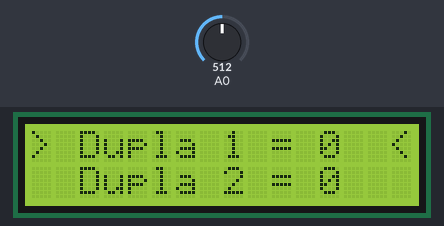
This sketch was run on a simulated Arduino Uno, built with avr-gcc and run on an emulated ATmega328P. On the bench: 16×2 character LCD. Inputs (shaded band) come from the test bench; at power-on: A0 = 512.

Above: at 1.2 s.
1.3 s: A0 set to 546
2.8 s: A0 set to 567
5.0 s: A0 set to 370
At 5.6 s:
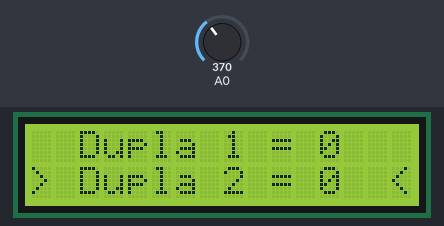
6.8 s: A0 set to 208
8.4 s: A0 set to 186
At 8.9 s:
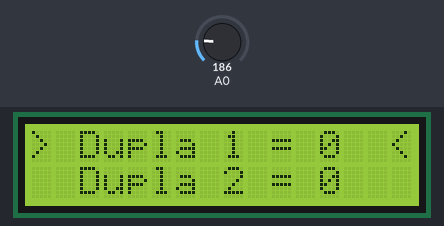
10.1 s: A0 set to 55
11.6 s: A0 set to 46
At 15.0 s:
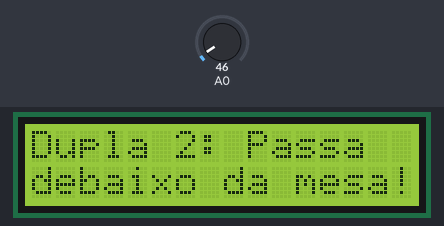
Timing chart, 0 to 15.6 s (numbered marks = the images above; inputs shaded):
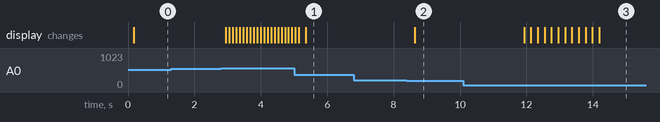

Measured:
- the behaviour switches between 195 and 194 on A0 (found by bisection; images 1 and 2)
- the behaviour switches between 50 and 49 on A0 (found by bisection; images 2 and 3)
- after the input at 1.3 s, every drawn part: stays the same
- after the input at 6.8 s, every drawn part: stays the same
- after the input at 8.4 s, the display: changes after 0.24 s (image 2)
- after the input at 10.1 s, every drawn part: stays the same
- after the input at 11.6 s, the display: first changes after 0.33 s (image 3 shows a later state)

The sketch:

contador_truco.ino
```cpp
/*******************************************************
        Contador marcador para jogo de Truco

        Rodrigo Feliciano (www.pakequis.com.br)
                   Novembro de 2015
ATENCAO: Utiliza o shield de LCD 2x16 com teclado!!!
********************************************************/
#include <LiquidCrystal.h>

// select the pins used on the LCD panel
LiquidCrystal lcd(8, 9, 4, 5, 6, 7);

// define some values used by the panel and buttons
int lcd_key     = 0;
int adc_key_in  = 0;
#define btnRIGHT  0
#define btnUP     1
#define btnDOWN   2
#define btnLEFT   3
#define btnSELECT 4
#define btnNONE   5

//variaveis...
int dupla1 = 0; 	//Pontos da dupla 1
int dupla2 = 0;		//Pontos da dupla 2
int l_select = 0;	//selecao de linha

// read the buttons
int read_LCD_buttons()
{
	adc_key_in = analogRead(0);      // read the value from the sensor

	if (adc_key_in > 1000) return btnNONE; // We make this the 1st option for speed reasons since it will be the most likely result
	// For V1.1 us this threshold
	//if (adc_key_in < 50)   return btnRIGHT;
	//if (adc_key_in < 250)  return btnUP;
	//if (adc_key_in < 450)  return btnDOWN;
	//if (adc_key_in < 650)  return btnLEFT;
	//if (adc_key_in < 850)  return btnSELECT;

	//Meu Shield eh versao 1.0
	if (adc_key_in < 50)   return btnRIGHT;
	if (adc_key_in < 195)  return btnUP;
	if (adc_key_in < 380)  return btnDOWN;
	if (adc_key_in < 555)  return btnLEFT;
	if (adc_key_in < 790)  return btnSELECT;

	return btnNONE;  // when all others fail, return this...
}

void setup()
{
	lcd.begin(16, 2);
	lcd.setCursor(0,0);
}

void loop()
{
	delay(100);

	//Tela do contador
	lcd.setCursor(0,0);
	lcd.print("  Dupla 1 = ");
	lcd.setCursor(0,1);
	lcd.print("  Dupla 2 = ");

	lcd.setCursor(12,0);
	lcd.print(dupla1);	//Mostra pontos da dupla 1
	lcd.print(" ");
	lcd.setCursor(12,1);
	lcd.print(dupla2);	//Mostra pontos da dupla 2
	lcd.print(" ");

	//Qual contador estah selecionado
	if(!l_select)
	{
		lcd.setCursor(0,0);
		lcd.print(">");
		lcd.setCursor(15,0);
		lcd.print("<");
		lcd.setCursor(0,1);
		lcd.print(" ");
		lcd.setCursor(15,1);
		lcd.print(" ");
	}else
	{
		lcd.setCursor(0,0);
		lcd.print(" ");
		lcd.setCursor(15,0);
		lcd.print(" ");
		lcd.setCursor(0,1);
		lcd.print(">");
		lcd.setCursor(15,1);
		lcd.print("<");
	}

	//Condicao 12/0: Regra do truco de churraso
	//onde o perdedor tem que passar debaixo da mesa
	if((dupla1 == 12) && (dupla2 == 0))
	{
		lcd.setCursor(0,0);
		lcd.print("Dupla 2: Passa  ");
		lcd.setCursor(0,1);
		lcd.print("debaixo da mesa!");
		dupla1 = 0;
		dupla2 = 0;
		l_select = 0;
		while(read_LCD_buttons() != btnSELECT)
		{
			//espera a tecla ser pressionada
		}
	}
	//Condicao 12/0: Regra do truco de churraso
	//onde o perdedor tem que passar debaixo da mesa
	if ((dupla1 == 0) && (dupla2 == 12))
	{
		lcd.setCursor(0,0);
		lcd.print("Dupla 1: Passa  ");
		lcd.setCursor(0,1);
		lcd.print("debaixo da mesa!");
		dupla1 = 0;
		dupla2 = 0;
		l_select = 0;
		while (read_LCD_buttons() != btnSELECT)
		{
			//espera a tecla ser pressioanada
		}
	}

	//Dupla 1 chegou a 12
	if ((dupla1 == 12) && (dupla2 > 0))
	{
		dupla1 = 0;
		dupla2 = 0;
		l_select = 0;
		lcd.setCursor(0,0);
		lcd.print("Dupla 1: Ganhou!");
		lcd.setCursor(0,1);
		lcd.print("Dupla 2: Perdeu!");
		while(read_LCD_buttons() != btnSELECT)
		{
			//espera a tecla ser pressionada
		}
	}

	//Dupla 2 chegou a 12
	if ((dupla1 > 0) && (dupla2 == 12))
	{
		dupla1 = 0;
		dupla2 = 0;
		l_select = 0;
		lcd.setCursor(0,0);
		lcd.print("Dupla 2: Ganhou!");
		lcd.setCursor(0,1);
		lcd.print("Dupla 1: Perdeu!");
		while(read_LCD_buttons() != btnSELECT)
		{
			//espera a tecla ser pressionada
		}
	}

	lcd_key = read_LCD_buttons();

	//Atualizacao de variaveis quando uma
	//tecla for pressionada
	switch (lcd_key)
	{
		case btnRIGHT:
		{
			if(!l_select)
			{
				if(dupla1 < 12) dupla1++;	//soma 1 ponto para a dupla 1
			}else
			{
				if(dupla2 < 12) dupla2++;	//soma 1 ponto para a dupla 2
			}
			delay(100);
			break;
		}
   		case btnLEFT:
   			{
   				if(!l_select)
   				{
   					if(dupla1) dupla1--;	//diminui 1 ponto para a dupla 1
   				}else
   				{
   					if(dupla2) dupla2--;	//diminui 1 ponto para a dupla 2
   				}
   				delay(100);
   				break;
   			}
   		case btnUP:
   		{
   			if(l_select) l_select--;	//vai para a primeira linha
   			delay(100);
   			break;
   		}
   		case btnDOWN:
   		{
   			if(!l_select) l_select++;	//vai para a segunda linha
   			delay(100);
   			break;
   		}
		//zera os contadores e limpa o display
   		case btnSELECT:
   		{
   			dupla1 = 0;
   			dupla2 = 0;
   			l_select = 0;
   			delay(100);
   			lcd.setCursor(0,0);
   			lcd.print("                ");
   			lcd.setCursor(0,1);
   			lcd.print("                ");
   			break;
   		}
    		case btnNONE:
    		{
    			//vazio!!!
    			break;
    		}
    	}
}
```
